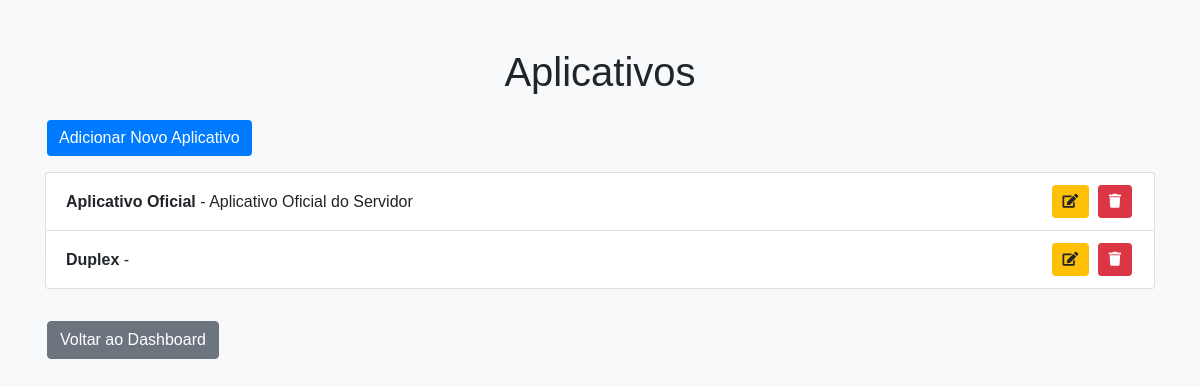
Page /listar_aplicativos.php (signed in) on the committed database.
### tables this page shows
CREATE TABLE aplicativos (
            id INTEGER PRIMARY KEY AUTOINCREMENT,
            nome TEXT NOT NULL,
            descricao TEXT,
            user_id INTEGER NOT NULL,
            FOREIGN KEY (user_id) REFERENCES users(id)
        );

### config/functions.php (called while the page is built, shortened)
<?php
if (!function_exists('listarAplicativos')) {
    function listarAplicativos($pdo, $user_id) {
        $stmt = $pdo->prepare("SELECT id, nome, descricao FROM aplicativos WHERE user_id = :user_id ORDER BY nome ASC");
        $stmt->execute(['user_id' => $user_id]);
        return $stmt->fetchAll(PDO::FETCH_ASSOC);
    }
}
?>

### listar_aplicativos.php (the view, shortened to what this page needs)
<?php
include('config/db.php');
include('config/functions.php');
$aplicativos = listarAplicativos($pdo, $_SESSION['user_id']);
?>
<!DOCTYPE html>
<html>
<head>
    <link rel="stylesheet" href="https://maxcdn.bootstrapcdn.com/bootstrap/4.5.2/css/bootstrap.min.css">
    <link rel="stylesheet" href="https://cdnjs.cloudflare.com/ajax/libs/font-awesome/5.15.3/css/all.min.css">
    <link rel="stylesheet" type="text/css" href="assets/css/styles.css">
</head>
<body>
    <div class="container mt-5">
        <h1 class="mb-4">Aplicativos</h1>
        <a href="adicionar_aplicativo.php" class="btn btn-primary mb-3">Adicionar Novo Aplicativo</a>
        <ul class="list-group mb-3">
            <?php foreach ($aplicativos as $aplicativo): ?>
                <li class="list-group-item d-flex justify-content-between align-items-center">
                    <div>
                        <strong><?php echo htmlspecialchars($aplicativo['nome']); ?></strong> - <?php echo htmlspecialchars($aplicativo['descricao']); ?>
                    </div>
                    <div>
                        <a href="listar_aplicativos.php?editar_id=<?php echo $aplicativo['id']; ?>" class="btn btn-sm btn-warning"><i class="fas fa-edit"></i></a>
                        <form method="post" style="display:inline;" class="form-excluir-aplicativo">
                            <button type="submit" name="excluir" class="btn btn-sm btn-danger" onclick="return confirm('Você tem certeza que deseja excluir este aplicativo?');"><i class="fas fa-trash"></i></button>
                        </form>
                    </div>
                </li>
            <?php endforeach; ?>
        </ul>
        <a href="dashboard.php" class="btn btn-secondary btn-voltar mt-3">Voltar ao Dashboard</a>
    </div>
</body>
</html>

### assets/css/styles.css (style rules this page uses)
body { font-family: Arial, sans-serif; }
.btn { margin-right: 5px; }
.btn-voltar { margin-top: 20px; }
.list-group-item { display: flex; justify-content: space-between; align-items: center; }
body, html { height: 100%; margin: 0; }
.btn-primary { background-color: #007bff; border: none; font-size: 16px; }
body { background-color: #f8f9fa; }
h1 { text-align: center; margin-bottom: 20px; }
.btn { margin: 0 2px; }
.btn-sm { padding: 5px 10px; }

### rows in the picture
aplicativos: nome "Aplicativo Oficial", descricao "Aplicativo Oficial do Servidor"
aplicativos: nome "Duplex"
